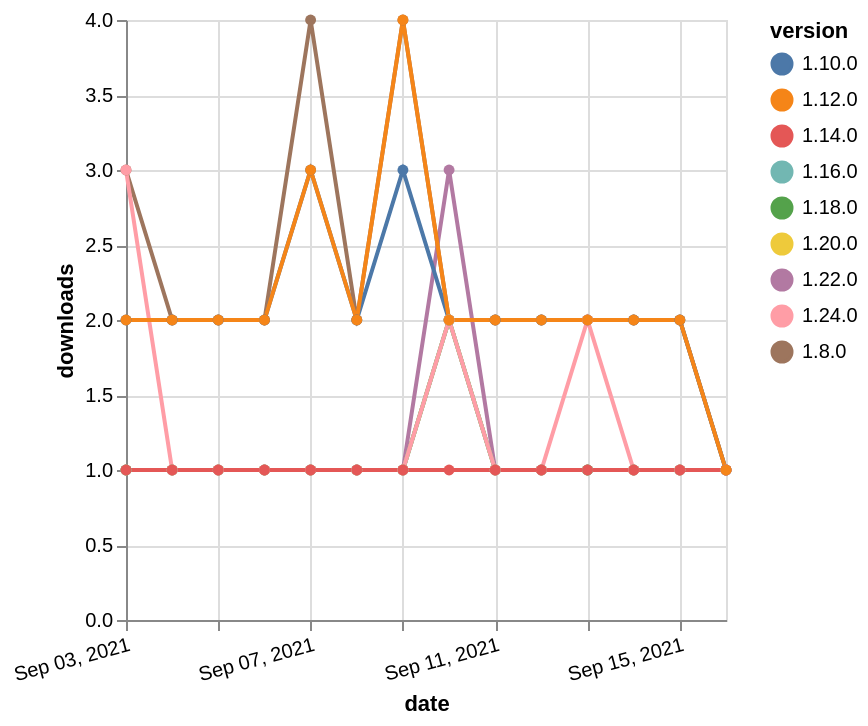

Specify this chart in Vega-Lite:
### Vega-Lite specification from a JSON file in a GitHub repository (floating-point values rounded to 4 significant figures)
{"$schema": "https://vega.github.io/schema/vega-lite/v5.json", "description": "A simple bar chart with embedded data.", "data": {"values": [{"date": "2021-09-03", "total": 171, "delta": 1, "version": "1.18.0"}, {"date": "2021-09-04", "total": 172, "delta": 1, "version": "1.18.0"}, {"date": "2021-09-05", "total": 173, "delta": 1, "version": "1.18.0"}, {"date": "2021-09-06", "total": 174, "delta": 1, "version": "1.18.0"}, {"date": "2021-09-07", "total": 175, "delta": 1, "version": "1.18.0"}, {"date": "2021-09-08", "total": 176, "delta": 1, "version": "1.18.0"}, {"date": "2021-09-09", "total": 177, "delta": 1, "version": "1.18.0"}, {"date": "2021-09-10", "total": 179, "delta": 2, "version": "1.18.0"}, {"date": "2021-09-11", "total": 180, "delta": 1, "version": "1.18.0"}, {"date": "2021-09-12", "total": 181, "delta": 1, "version": "1.18.0"}, {"date": "2021-09-13", "total": 182, "delta": 1, "version": "1.18.0"}, {"date": "2021-09-14", "total": 183, "delta": 1, "version": "1.18.0"}, {"date": "2021-09-15", "total": 184, "delta": 1, "version": "1.18.0"}, {"date": "2021-09-16", "total": 185, "delta": 1, "version": "1.18.0"}, {"date": "2021-09-03", "total": 173, "delta": 1, "version": "1.22.0"}, {"date": "2021-09-04", "total": 174, "delta": 1, "version": "1.22.0"}, {"date": "2021-09-05", "total": 175, "delta": 1, "version": "1.22.0"}, {"date": "2021-09-06", "total": 176, "delta": 1, "version": "1.22.0"}, {"date": "2021-09-07", "total": 177, "delta": 1, "version": "1.22.0"}, {"date": "2021-09-08", "total": 178, "delta": 1, "version": "1.22.0"}, {"date": "2021-09-09", "total": 179, "delta": 1, "version": "1.22.0"}, {"date": "2021-09-10", "total": 182, "delta": 3, "version": "1.22.0"}, {"date": "2021-09-11", "total": 183, "delta": 1, "version": "1.22.0"}, {"date": "2021-09-12", "total": 184, "delta": 1, "version": "1.22.0"}, {"date": "2021-09-13", "total": 185, "delta": 1, "version": "1.22.0"}, {"date": "2021-09-14", "total": 186, "delta": 1, "version": "1.22.0"}, {"date": "2021-09-15", "total": 187, "delta": 1, "version": "1.22.0"}, {"date": "2021-09-16", "total": 188, "delta": 1, "version": "1.22.0"}, {"date": "2021-09-03", "total": 3043, "delta": 3, "version": "1.8.0"}, {"date": "2021-09-04", "total": 3045, "delta": 2, "version": "1.8.0"}, {"date": "2021-09-05", "total": 3047, "delta": 2, "version": "1.8.0"}, {"date": "2021-09-06", "total": 3049, "delta": 2, "version": "1.8.0"}, {"date": "2021-09-07", "total": 3053, "delta": 4, "version": "1.8.0"}, {"date": "2021-09-08", "total": 3055, "delta": 2, "version": "1.8.0"}, {"date": "2021-09-09", "total": 3059, "delta": 4, "version": "1.8.0"}, {"date": "2021-09-10", "total": 3061, "delta": 2, "version": "1.8.0"}, {"date": "2021-09-11", "total": 3063, "delta": 2, "version": "1.8.0"}, {"date": "2021-09-12", "total": 3065, "delta": 2, "version": "1.8.0"}, {"date": "2021-09-13", "total": 3067, "delta": 2, "version": "1.8.0"}, {"date": "2021-09-14", "total": 3069, "delta": 2, "version": "1.8.0"}, {"date": "2021-09-15", "total": 3071, "delta": 2, "version": "1.8.0"}, {"date": "2021-09-16", "total": 3072, "delta": 1, "version": "1.8.0"}, {"date": "2021-09-03", "total": 2570, "delta": 2, "version": "1.10.0"}, {"date": "2021-09-04", "total": 2572, "delta": 2, "version": "1.10.0"}, {"date": "2021-09-05", "total": 2574, "delta": 2, "version": "1.10.0"}, {"date": "2021-09-06", "total": 2576, "delta": 2, "version": "1.10.0"}, {"date": "2021-09-07", "total": 2579, "delta": 3, "version": "1.10.0"}, {"date": "2021-09-08", "total": 2581, "delta": 2, "version": "1.10.0"}, {"date": "2021-09-09", "total": 2584, "delta": 3, "version": "1.10.0"}, {"date": "2021-09-10", "total": 2586, "delta": 2, "version": "1.10.0"}, {"date": "2021-09-11", "total": 2588, "delta": 2, "version": "1.10.0"}, {"date": "2021-09-12", "total": 2590, "delta": 2, "version": "1.10.0"}, {"date": "2021-09-13", "total": 2592, "delta": 2, "version": "1.10.0"}, {"date": "2021-09-14", "total": 2594, "delta": 2, "version": "1.10.0"}, {"date": "2021-09-15", "total": 2596, "delta": 2, "version": "1.10.0"}, {"date": "2021-09-16", "total": 2597, "delta": 1, "version": "1.10.0"}, {"date": "2021-09-03", "total": 158, "delta": 1, "version": "1.20.0"}, {"date": "2021-09-04", "total": 159, "delta": 1, "version": "1.20.0"}, {"date": "2021-09-05", "total": 160, "delta": 1, "version": "1.20.0"}, {"date": "2021-09-06", "total": 161, "delta": 1, "version": "1.20.0"}, {"date": "2021-09-07", "total": 162, "delta": 1, "version": "1.20.0"}, {"date": "2021-09-08", "total": 163, "delta": 1, "version": "1.20.0"}, {"date": "2021-09-09", "total": 164, "delta": 1, "version": "1.20.0"}, {"date": "2021-09-10", "total": 166, "delta": 2, "version": "1.20.0"}, {"date": "2021-09-11", "total": 167, "delta": 1, "version": "1.20.0"}, {"date": "2021-09-12", "total": 168, "delta": 1, "version": "1.20.0"}, {"date": "2021-09-13", "total": 169, "delta": 1, "version": "1.20.0"}, {"date": "2021-09-14", "total": 170, "delta": 1, "version": "1.20.0"}, {"date": "2021-09-15", "total": 171, "delta": 1, "version": "1.20.0"}, {"date": "2021-09-16", "total": 172, "delta": 1, "version": "1.20.0"}, {"date": "2021-09-03", "total": 193, "delta": 1, "version": "1.16.0"}, {"date": "2021-09-04", "total": 194, "delta": 1, "version": "1.16.0"}, {"date": "2021-09-05", "total": 195, "delta": 1, "version": "1.16.0"}, {"date": "2021-09-06", "total": 196, "delta": 1, "version": "1.16.0"}, {"date": "2021-09-07", "total": 197, "delta": 1, "version": "1.16.0"}, {"date": "2021-09-08", "total": 198, "delta": 1, "version": "1.16.0"}, {"date": "2021-09-09", "total": 199, "delta": 1, "version": "1.16.0"}, {"date": "2021-09-10", "total": 201, "delta": 2, "version": "1.16.0"}, {"date": "2021-09-11", "total": 202, "delta": 1, "version": "1.16.0"}, {"date": "2021-09-12", "total": 203, "delta": 1, "version": "1.16.0"}, {"date": "2021-09-13", "total": 204, "delta": 1, "version": "1.16.0"}, {"date": "2021-09-14", "total": 205, "delta": 1, "version": "1.16.0"}, {"date": "2021-09-15", "total": 206, "delta": 1, "version": "1.16.0"}, {"date": "2021-09-16", "total": 207, "delta": 1, "version": "1.16.0"}, {"date": "2021-09-03", "total": 121, "delta": 3, "version": "1.24.0"}, {"date": "2021-09-04", "total": 122, "delta": 1, "version": "1.24.0"}, {"date": "2021-09-05", "total": 123, "delta": 1, "version": "1.24.0"}, {"date": "2021-09-06", "total": 124, "delta": 1, "version": "1.24.0"}, {"date": "2021-09-07", "total": 125, "delta": 1, "version": "1.24.0"}, {"date": "2021-09-08", "total": 126, "delta": 1, "version": "1.24.0"}, {"date": "2021-09-09", "total": 127, "delta": 1, "version": "1.24.0"}, {"date": "2021-09-10", "total": 129, "delta": 2, "version": "1.24.0"}, {"date": "2021-09-11", "total": 130, "delta": 1, "version": "1.24.0"}, {"date": "2021-09-12", "total": 131, "delta": 1, "version": "1.24.0"}, {"date": "2021-09-13", "total": 133, "delta": 2, "version": "1.24.0"}, {"date": "2021-09-14", "total": 134, "delta": 1, "version": "1.24.0"}, {"date": "2021-09-15", "total": 135, "delta": 1, "version": "1.24.0"}, {"date": "2021-09-16", "total": 136, "delta": 1, "version": "1.24.0"}, {"date": "2021-09-03", "total": 236, "delta": 1, "version": "1.14.0"}, {"date": "2021-09-04", "total": 237, "delta": 1, "version": "1.14.0"}, {"date": "2021-09-05", "total": 238, "delta": 1, "version": "1.14.0"}, {"date": "2021-09-06", "total": 239, "delta": 1, "version": "1.14.0"}, {"date": "2021-09-07", "total": 240, "delta": 1, "version": "1.14.0"}, {"date": "2021-09-08", "total": 241, "delta": 1, "version": "1.14.0"}, {"date": "2021-09-09", "total": 242, "delta": 1, "version": "1.14.0"}, {"date": "2021-09-10", "total": 243, "delta": 1, "version": "1.14.0"}, {"date": "2021-09-11", "total": 244, "delta": 1, "version": "1.14.0"}, {"date": "2021-09-12", "total": 245, "delta": 1, "version": "1.14.0"}, {"date": "2021-09-13", "total": 246, "delta": 1, "version": "1.14.0"}, {"date": "2021-09-14", "total": 247, "delta": 1, "version": "1.14.0"}, {"date": "2021-09-15", "total": 248, "delta": 1, "version": "1.14.0"}, {"date": "2021-09-16", "total": 249, "delta": 1, "version": "1.14.0"}, {"date": "2021-09-03", "total": 2453, "delta": 2, "version": "1.12.0"}, {"date": "2021-09-04", "total": 2455, "delta": 2, "version": "1.12.0"}, {"date": "2021-09-05", "total": 2457, "delta": 2, "version": "1.12.0"}, {"date": "2021-09-06", "total": 2459, "delta": 2, "version": "1.12.0"}, {"date": "2021-09-07", "total": 2462, "delta": 3, "version": "1.12.0"}, {"date": "2021-09-08", "total": 2464, "delta": 2, "version": "1.12.0"}, {"date": "2021-09-09", "total": 2468, "delta": 4, "version": "1.12.0"}, {"date": "2021-09-10", "total": 2470, "delta": 2, "version": "1.12.0"}, {"date": "2021-09-11", "total": 2472, "delta": 2, "version": "1.12.0"}, {"date": "2021-09-12", "total": 2474, "delta": 2, "version": "1.12.0"}, {"date": "2021-09-13", "total": 2476, "delta": 2, "version": "1.12.0"}, {"date": "2021-09-14", "total": 2478, "delta": 2, "version": "1.12.0"}, {"date": "2021-09-15", "total": 2480, "delta": 2, "version": "1.12.0"}, {"date": "2021-09-16", "total": 2481, "delta": 1, "version": "1.12.0"}]}, "width": "container", "mark": {"type": "line", "point": {"filled": true}}, "encoding": {"x": {"field": "date", "type": "temporal", "timeUnit": "yearmonthdate", "title": "date", "axis": {"labelAngle": -15}}, "y": {"field": "delta", "type": "quantitative", "title": "downloads"}, "color": {"field": "version", "type": "nominal"}, "tooltip": {"field": "delta"}}}
